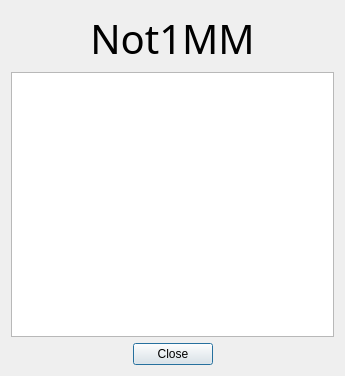
<?xml version="1.0" encoding="UTF-8"?>
<ui version="4.0">
 <class>Dialog</class>
 <widget class="QDialog" name="Dialog">
  <property name="geometry">
   <rect>
    <x>0</x>
    <y>0</y>
    <width>345</width>
    <height>376</height>
   </rect>
  </property>
  <property name="windowTitle">
   <string>About</string>
  </property>
  <layout class="QGridLayout" name="gridLayout">
   <item row="0" column="0">
    <widget class="QLabel" name="label">
     <property name="font">
      <font>
       <family>JetBrains Mono ExtraLight</family>
       <pointsize>30</pointsize>
      </font>
     </property>
     <property name="styleSheet">
      <string notr="true">color rgb(198, 70, 0);</string>
     </property>
     <property name="text">
      <string>Not1MM</string>
     </property>
     <property name="alignment">
      <set>Qt::AlignCenter</set>
     </property>
    </widget>
   </item>
   <item row="2" column="0">
    <widget class="QDialogButtonBox" name="buttonBox">
     <property name="orientation">
      <enum>Qt::Horizontal</enum>
     </property>
     <property name="standardButtons">
      <set>QDialogButtonBox::Close</set>
     </property>
     <property name="centerButtons">
      <bool>true</bool>
     </property>
    </widget>
   </item>
   <item row="1" column="0">
    <widget class="QTextBrowser" name="donors"/>
   </item>
  </layout>
 </widget>
 <resources/>
 <connections>
  <connection>
   <sender>buttonBox</sender>
   <signal>accepted()</signal>
   <receiver>Dialog</receiver>
   <slot>accept()</slot>
   <hints>
    <hint type="sourcelabel">
     <x>248</x>
     <y>254</y>
    </hint>
    <hint type="destinationlabel">
     <x>157</x>
     <y>274</y>
    </hint>
   </hints>
  </connection>
  <connection>
   <sender>buttonBox</sender>
   <signal>rejected()</signal>
   <receiver>Dialog</receiver>
   <slot>reject()</slot>
   <hints>
    <hint type="sourcelabel">
     <x>316</x>
     <y>260</y>
    </hint>
    <hint type="destinationlabel">
     <x>286</x>
     <y>274</y>
    </hint>
   </hints>
  </connection>
 </connections>
</ui>
